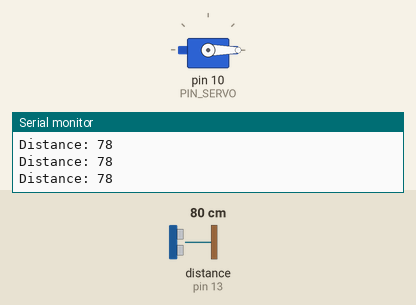
The sketch below on a simulated Arduino Uno, built with avr-gcc and run on an emulated ATmega328P. On the bench: servo, the last lines printed to the serial monitor. Wiring (inferred from the names in the program): ultrasonic range finder: trigger pin 12; echo pin 13. The test bench sets the inputs (shaded band); at power-on: distance to the obstacle (sensor on pin 13) 80 cm. The echo pulse lasts 58.3 µs per cm.

Above: at 1.2 s.
1.3 s: distance to the obstacle (sensor on pin 13) set to 34 cm
2.8 s: distance to the obstacle (sensor on pin 13) set to 27 cm
At 5.5 s:
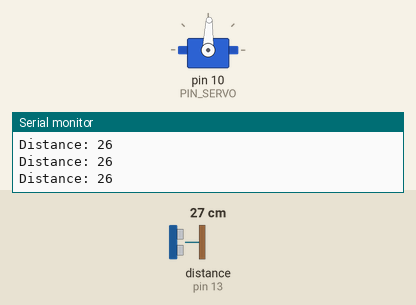
5.8 s: distance to the obstacle (sensor on pin 13) set to 35 cm
At 6.52 s:
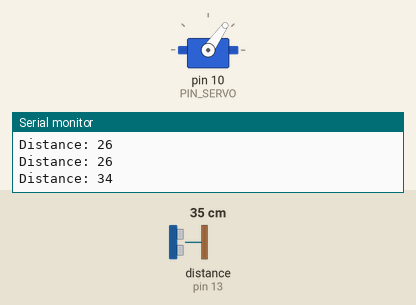
8.8 s: distance to the obstacle (sensor on pin 13) set to 2 cm
At 9.69 s:
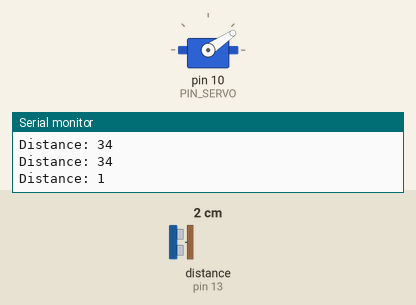
11.8 s: distance to the obstacle (sensor on pin 13) set to 60 cm
At 12.95 s:
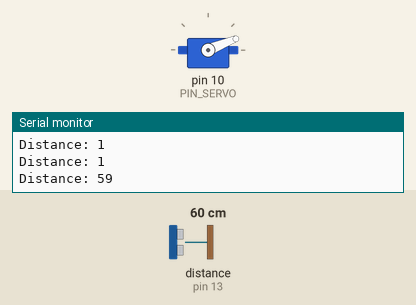
Timing chart, 0 to 14.9 s (numbered marks = the images above; inputs shaded):
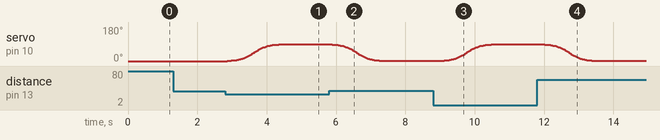

The sketch:

10C16_1.ino
```cpp
#include <Servo.h>

#define PIN_SERVO 10
#define PIN_TRIG 12
#define PIN_ECHO 13

Servo myServo;

int closedAngle = 0;    // 닫힘 각도
int openedAngle = 90;   // 열림 각도
bool gateOpened = false;  // 현재 게이트 상태 저장

// Sigmoid 함수
float sigmoid(float x) {
  return 1.0 / (1.0 + exp(-x));
}

// 거리 측정 함수
long getDistance() {
  digitalWrite(PIN_TRIG, LOW);
  delayMicroseconds(2);
  digitalWrite(PIN_TRIG, HIGH);
  delayMicroseconds(10);
  digitalWrite(PIN_TRIG, LOW);

  long duration = pulseIn(PIN_ECHO, HIGH);
  long distance = duration * 0.034 / 2; // cm 단위
  return distance;
}

void setup() {
  Serial.begin(9600);
  myServo.attach(PIN_SERVO);

  pinMode(PIN_TRIG, OUTPUT);
  pinMode(PIN_ECHO, INPUT);

  myServo.write(closedAngle); // 처음엔 닫힘
}

void loop() {
  long distance = getDistance();
  Serial.print("Distance: ");
  Serial.println(distance);

  // 차량이 15cm 이내 → 열림
  if (distance > 0 && distance < 30 && !gateOpened) {
    moveServoSmooth(closedAngle, openedAngle);
    gateOpened = true;
  }
  // 차량이 15cm 밖 → 닫힘
  else if ((distance >= 30 || distance <= 0) && gateOpened) {
    moveServoSmooth(openedAngle, closedAngle);
    gateOpened = false;
  }

  delay(200);
}

// Sigmoid 기반 부드러운 움직임
void moveServoSmooth(int fromAngle, int toAngle) {
  int steps = 50; // 단계 수
  for (int i = 0; i <= steps; i++) {
    float t = (float)i / steps;
    float s = sigmoid((t - 0.5) * 8);
    int angle = fromAngle + (toAngle - fromAngle) * s;
    myServo.write(angle);
    delay(30);
  }
}
```

Measured:
- the behaviour switches between 31 and 30 cm on distance to the obstacle (sensor on pin 13) (found by bisection; images 0 and 1)
- after the input at 2.8 s, servo on pin 10 (PIN_SERVO): moves from 0° to 88° over 1.5 s, starting after 0.06 s
- after the input at 5.8 s, servo on pin 10 (PIN_SERVO): moves from 88° to 1° over 1.4 s, starting after 0.09 s
- after the input at 8.8 s, servo on pin 10 (PIN_SERVO): moves from 1° to 88° over 1.4 s, starting after 0.25 s
- after the input at 11.8 s, servo on pin 10 (PIN_SERVO): moves from 88° to 1° over 1.4 s, starting after 0.21 s
